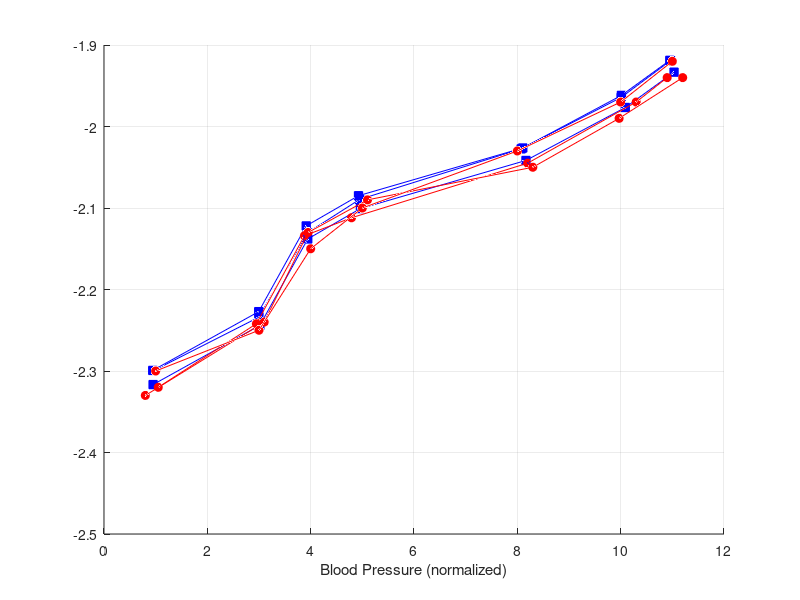

This chart was generated by the following MATLAB code: (Note: this script raises an error after producing the figure.)
%% Problem 1: 3D Plotting
% Dataset: ps2_2_3D.mat
% Patients numbered 1, 2, and 3 are administered two drugs 'a' and 'b'.
% Their responses to the drugs are measured over seven time points in terms
% of three variables: (i) blood pressure, (ii) reaction time, and (iii)
% performance on the cognitive task (all normalized in some way). Load the
% associated mat file and you will find six matrices named accordingly. For
% instance, a1 is the response of patient 1 to drug 'a' and so on. Each row
% in a1 contains the response at given time point and the coluns correspond
% to the three variables.

% A. In one figure, plot (in 3D) the responses of all the patients to the
% two drugs as a function of time and see how the two drugs have different
% temporal effects on the patients. Make sure to use two different colors
% for the responses of the patients to the two drugs. Mark all the data
% points for drug 'a' using circles and for drug 'b' using squares.

% First, load the dataset
load ps2_2_3D.mat

% Display the variables in the workspace through whos just to see it
whos

% We see our three patients assigned to the two different drugs in a set of
% 6 matrices in a 7 row x 3 column shape. We can think of each row
% containing a 3D datapoint of (x,y,z) for our axes of blod pressure,
% reaction time, and overall performance in the task. So we'll have 7
% datapoints in a 3d space for each patient with each drug!

% Now, create a figure:
figure("Name", "ps2_1a")
hold on; % This ensures our plots are on the same figure!
grid on; % This will make sure the xyz gridlines are visible

% We can make this easier to write and maintain by making arrays of our
% matrices that we can plot against later. So first, put each set of data
% into its own array
drugaData = {a1, a2, a3};
drugbData = {b1, b2, b3};

% Now, since we know the total number of patients for each group, we can
% make a variable that we use in a for loop to plot over each array!
numPatients = 3;

% This for loop will plot, in the same figure (remember, hold on!) for
% drug a:
%   all the values for each patient (p)
%   with circles connected by lines
%   in the color red
for p = 1:numPatients
    plot3(drugaData{p}(:,1), drugaData{p}(:,2), drugaData{p}(:,3), ...
          'o-', ...
          'Color', 'r', ...
          'MarkerFaceColor','r');
% And then do the same thing for b! Except:
%   with square points connected by lines
%   in the color blue
    plot3(drugbData{p}(:,1), drugbData{p}(:,2), drugbData{p}(:,3), ...
          's-', ...
          'Color', 'b', ...
          'MarkerFaceColor','b');
end

% Now we need to add labels to our graph! We can do that with the simple x,
% y, and z label functions as well as the title and legend functions. The
% fontsize of each label must be 15 as per the problem set description. The
% fontsize of our title must be 18. The font size of our x, y, and z tick
% labels must be 10.
set(gca, 'Color', 'white', ...  % make the background of our figure white
    'GridColor', [[0.5, 0.5, 0.5]]) % make grey gridlines for the plot
ax = gca; % Get the currently manipulated axis
x = xlabel('Blood Pressure (normalized)');
ax.XAxis.FontSize = 10; % first set ticks + label to 10
ax.XLabel.FontSize = 15; % then alter just the label to be 15!
y = ylabel('Reaction Time (normalized)');
ax.YAxis.FontSize = 10;
ax.YLabel.FontSize = 15;
z = zlabel('Cognitive Performance (normalized)');
ax.ZAxis.FontSize = 10;
ax.ZLabel.FontSize = 15;
t = title('Responses of Patients to Drug a and Drug b over Time');
set(t, 'fontsize', 18)
legend({'Drug a','Drug b'}, 'Location','best');
% Lastly, set the text as specified in the problemset for part B
% 1B
text(0.05, 0.95, ...
     'Red -> Effect of drug 1, Blue -> Effect of drug 2', ...
     'Units', 'normalized', ...       % interpret x,y as [0..1] of axes
     'FontSize', 12, ...              % set text font size
     'Color', 'w', ...                % text color
     'Interpreter', 'none');          % to show symbols exactly as typed

% If you don't force MATLAB to use a 3D perspective, it won't show you
% all the data! Use view(3) to force a 3D perspective.
view(3);

%% Problem 2: Errorband
% Dataset: ps2_3_errb.mat
% Recall the idea of "errorband" discussed in class (visualizing a series
% of error bars as a shaded area that is translucent). In the associated
% dataset, you are given the average bold signal from a voxel as a function
% of time. You are also given the s.e.m. of the signal. Plot the average as
% a function of time with the SEM shown as an error band. Hint: Use the
% fill command. Also use the alpha(value) command, where value is between
% 0 and 1.

% First, clear the workspace from our previous problem
clear

% Now, load up the dataset
load ps2_3_errb.mat

% Inspect the dataset with whos
whos

% We see that we have 12 timepoints with a signal and standard error of the
% mean as two separate arrays. From lecture, we learned that we can use
% subplots, fill, and set the values of each SEM for our data as follows:

% First, make a figure with hold on
figure("Name", "ps2_2");

% Plot the mean signal. The x vector should be time while the y value
% should be the average signal (signal)
plot(timePoints, signal, 'k-', 'LineWidth', 2)
hold on;
grid on;

% Now create arrays for our upper and lower bounds of the plot
signalPlus = signal + sErrorMean;
signalMinus = signal - sErrorMean;

% First, plot the error bands with a fill that has the top and bottom error
% bands
h = fill([timePoints fliplr(timePoints)], ...
    [signalPlus fliplr(signalMinus)], ...
    'r');
set(h, 'EdgeColor', 'none');
alpha(0.3);

% Now make our axis labels, ticks, title, etc according to the problem set
% definitions
set(gca, 'Color', 'white', ...  % make the background of our figure white
    'GridColor', [[0.5, 0.5, 0.5]]) % make grey gridlines for the plot
ax = gca; % Get the currently manipulated axis
xlabel('Time Points');
xlim([1, 13])
ax.XAxis.FontSize = 10; % first set ticks + label to 10
ax.XLabel.FontSize = 15; % then alter just the label to be 15!
ylabel('Average BOLD Signal');
ax.YAxis.FontSize = 10;
ax.YLabel.FontSize = 15;
t = title('Patient Average BOLD Signal from Voxel');
set(t, 'fontsize', 18)

%% Problem 3: Surface Plot
% Dataset: Generated below
% Create a variable x that varies from 1 to 25 in steps of 1. Create y so
% that y varies from 0.02 to 0.09 in steps of 0.01. Create a surface plot
% of z such that z = exp(-yx).

% Clear the last problem's workspace
clear

% First, define x from 1 to 25 with a step size of one.
x = 1:1:25; % The syntax here is: Start:Step:End (Inclusive)

% Now define y from 0.02 to 0.09 with a step of 0.01
y = 0.02:0.01:0.09;

% Now, we need to create a mesh grid of points of our x and y values
[X, Y] = meshgrid(x, y);

% Next, create Z with element-wise multiplication with the .* operator
Z = exp(-Y .* X); % exp is how you create exponentials

% Now make the surface plot!
figure();
surf(X, Y, Z);

% Finally, add the axes labels, tick marker customization, title, etc...
set(gca, 'Color', 'white', ...  % make the background of our figure white
    'GridColor', [[0.5, 0.5, 0.5]]) % make grey gridlines for the plot
ax = gca; % Get the currently manipulated axis
xlabel('X Array');
ax.XAxis.FontSize = 10; % first set ticks + label to 10
ax.XLabel.FontSize = 15; % then alter just the label to be 15!
ylabel('Y Array');
ax.YAxis.FontSize = 10;
ax.YLabel.FontSize = 15;
zlabel('Z = exp(-YX)');
ax.ZAxis.FontSize = 10;
ax.ZLabel.FontSize = 15;
t = title('Mesh Plot of Z = exp(-YX)');
set(t, 'fontsize', 18)

%% Problem 4: Writing a Function
% Write a function GetMeanSE.m that takes as input any vector X, computes
% the mean, standard deviation, and standard error of the mean of the
% vector, determine if x is normally distributed or not, and returns 4
% outputs:
% mean, std, sem, text "normal" if normal, and "not normal" if not!

% The implementation is within the file GetMeanSE.m submitted in the
% problem set.

%% Problem 5: Figuring out what Sum is up to
% x is a 3D matrix. Say, x = rand(3,5,2); Try typing sum(x). What does it
% do? Can you describe the principle MATLAB i susing to produce the answer?

% Clear the workspace
clear

% Create x with 3 rows, 5 columns, 2 slices
x = rand(3, 5, 2);

% Perform the sum of x
sum(x)

% The help function tells us that the sum function returns the sum of
% elements of a matrix A along the first array dimension whose size does
% not equal one. Our first dimension of rows is 3! This means that MATLAB
% will sum down the rows! So we end up with a result of a:
% 1x5x2 matrix!
% Its a sum of the rows for each column and there are two slices!